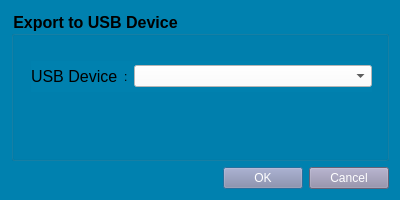
<?xml version="1.0" encoding="UTF-8"?>
<ui version="4.0">
 <class>Dialog</class>
 <widget class="QDialog" name="Dialog">
  <property name="geometry">
   <rect>
    <x>0</x>
    <y>0</y>
    <width>400</width>
    <height>200</height>
   </rect>
  </property>
  <property name="minimumSize">
   <size>
    <width>400</width>
    <height>200</height>
   </size>
  </property>
  <property name="maximumSize">
   <size>
    <width>400</width>
    <height>200</height>
   </size>
  </property>
  <property name="windowTitle">
   <string>Dialog</string>
  </property>
  <property name="styleSheet">
   <string notr="true">background-color: rgb(0, 129, 175);</string>
  </property>
  <layout class="QVBoxLayout" name="verticalLayout_2">
   <item>
    <layout class="QVBoxLayout" name="verticalLayout">
     <item>
      <widget class="QGroupBox" name="groupBox">
       <property name="font">
        <font>
         <pointsize>12</pointsize>
         <bold>true</bold>
        </font>
       </property>
       <property name="title">
        <string>Export to USB Device</string>
       </property>
       <widget class="QWidget" name="">
        <property name="geometry">
         <rect>
          <x>20</x>
          <y>50</y>
          <width>341</width>
          <height>31</height>
         </rect>
        </property>
        <layout class="QHBoxLayout" name="horizontalLayout" stretch="0,0,1">
         <item>
          <widget class="QLabel" name="label">
           <property name="font">
            <font>
             <pointsize>12</pointsize>
            </font>
           </property>
           <property name="text">
            <string>USB Device</string>
           </property>
          </widget>
         </item>
         <item>
          <widget class="QLabel" name="label_3">
           <property name="text">
            <string>:</string>
           </property>
          </widget>
         </item>
         <item>
          <widget class="QComboBox" name="usb_device_input">
           <property name="styleSheet">
            <string notr="true">background-color: rgb(255, 255, 255);</string>
           </property>
          </widget>
         </item>
        </layout>
       </widget>
      </widget>
     </item>
     <item>
      <widget class="QDialogButtonBox" name="buttonBox">
       <property name="styleSheet">
        <string notr="true">color:rgb(255,255,255);
background-color: rgb(141, 137, 166);</string>
       </property>
       <property name="orientation">
        <enum>Qt::Horizontal</enum>
       </property>
       <property name="standardButtons">
        <set>QDialogButtonBox::Cancel|QDialogButtonBox::Ok</set>
       </property>
      </widget>
     </item>
    </layout>
   </item>
  </layout>
 </widget>
 <resources/>
 <connections>
  <connection>
   <sender>buttonBox</sender>
   <signal>accepted()</signal>
   <receiver>Dialog</receiver>
   <slot>accept()</slot>
   <hints>
    <hint type="sourcelabel">
     <x>248</x>
     <y>254</y>
    </hint>
    <hint type="destinationlabel">
     <x>157</x>
     <y>274</y>
    </hint>
   </hints>
  </connection>
  <connection>
   <sender>buttonBox</sender>
   <signal>rejected()</signal>
   <receiver>Dialog</receiver>
   <slot>reject()</slot>
   <hints>
    <hint type="sourcelabel">
     <x>316</x>
     <y>260</y>
    </hint>
    <hint type="destinationlabel">
     <x>286</x>
     <y>274</y>
    </hint>
   </hints>
  </connection>
 </connections>
</ui>
